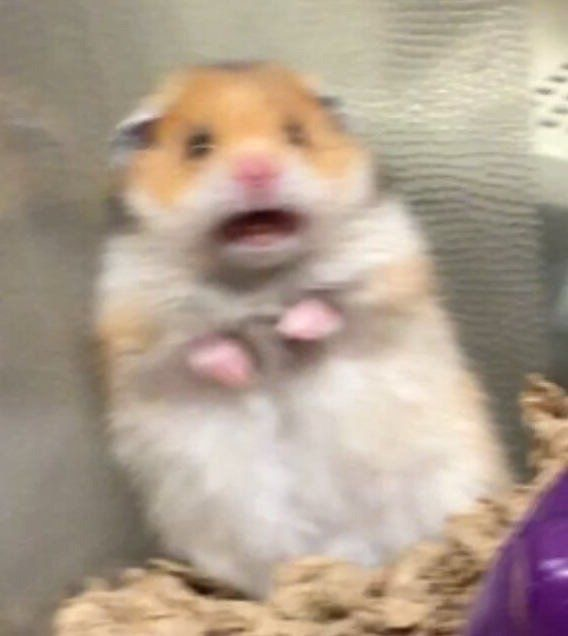
#> input picture Lab1_PartB_22BI13173_NguyenMinhHoang/IMG_0297.JPG, 568 x 636 px, found by its file name
$ python B3.py
#> lines starting #> are read from the running program, lines starting #| are printed output that depends on the picture; after the words box and inside, x2 and y2 are one past the last pixel; in counts of white or black regions, pixels touching at a corner belong together
import cv2
import matplotlib.pyplot as pt

img = cv2.imread('IMG_0297.JPG')
#> img is the input picture: shape (636, 568, 3); mean B, G, R 143, 159.1, 175.5
gray = cv2.cvtColor(img, cv2.COLOR_BGR2GRAY)
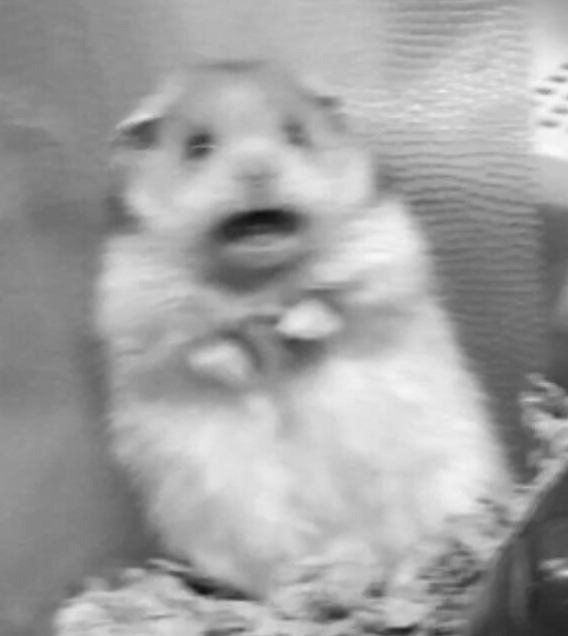
#> gray: shape (636, 568); min 14, max 251, mean 162.2
H = [0] * 256
for row in gray:
    for p in row:
        H[p] += 1
#> after the loop, H = 256 values, max 5265 at index 133, min 0 at index 0, mean 1411.1
print(H)
#> (printed output is left out)
pt.bar(range(256), H)
pt.show()
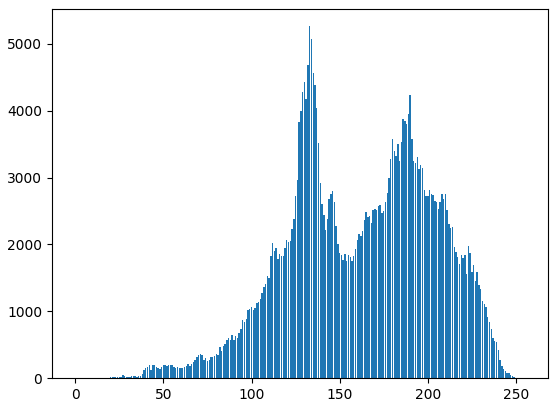
#> figure drawn by matplotlib, 1 panel; tallest bar 5265 high, from x = 132.6 to 133.4

def thres(I, T):
#> called with T = 80
    B = I.copy()
    for i in range(len(I)):
        for j in range(len(I[i])):
            if I[i][j] > T:
                B[i][j] = 255
            else:
                B[i][j] = 0
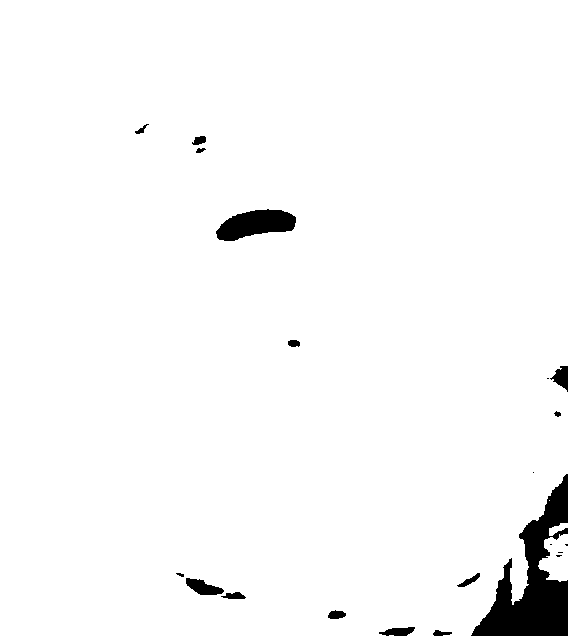
#> B: shape (636, 568); 97.3% white; 21 black regions (6 under 20 px), largest, box (x1, y1, x2, y2) and area: (471, 474, 568, 636) 6467, (216, 209, 296, 241) 1678, (186, 578, 224, 595) 377
    return B

b1 = thres(gray, 80)
b2 = thres(gray, 120)
#> call 2 of thres, with T = 120
#> after the loop in thres (call 2), `for i in range(len(I)):`:
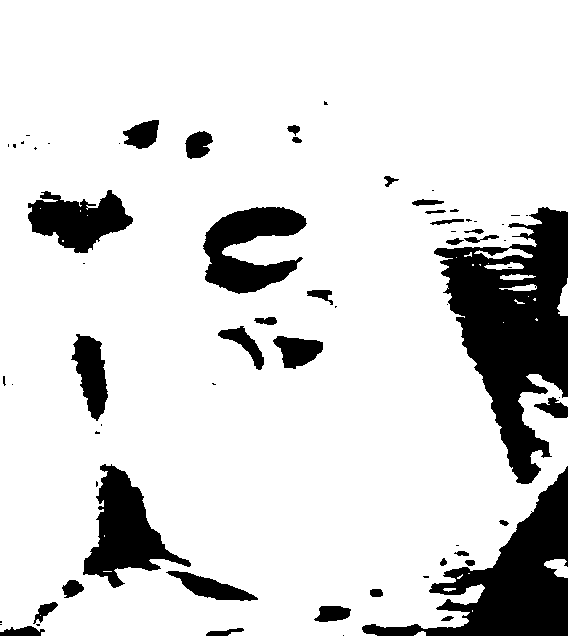
#> B: shape (636, 568); 84.8% white; 68 black regions (33 under 20 px), largest, box (x1, y1, x2, y2) and area: (434, 207, 568, 484) 18577, (362, 466, 568, 636) 12216, (83, 464, 191, 588) 5636
b3 = thres(gray, 160)
#> call 3 of thres, with T = 160
#> after the loop in thres (call 3), `for i in range(len(I)):`:
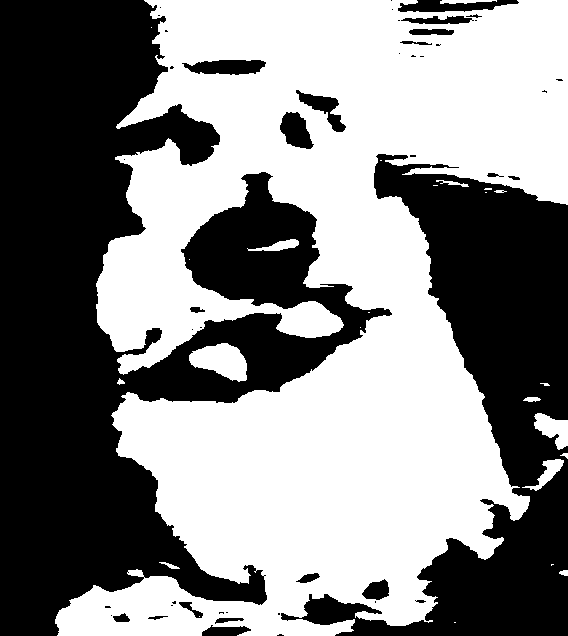
#> B: shape (636, 568); 53.1% white; 48 black regions (27 under 20 px), largest, box (x1, y1, x2, y2) and area: (0, 0, 392, 636) 111541, (281, 154, 568, 636) 52327, (182, 60, 266, 75) 941

cv2.imshow('T=80', b1)
cv2.imshow('T=120', b2)
cv2.imshow('T=160', b3)

cv2.waitKey(0)
cv2.destroyAllWindows()
